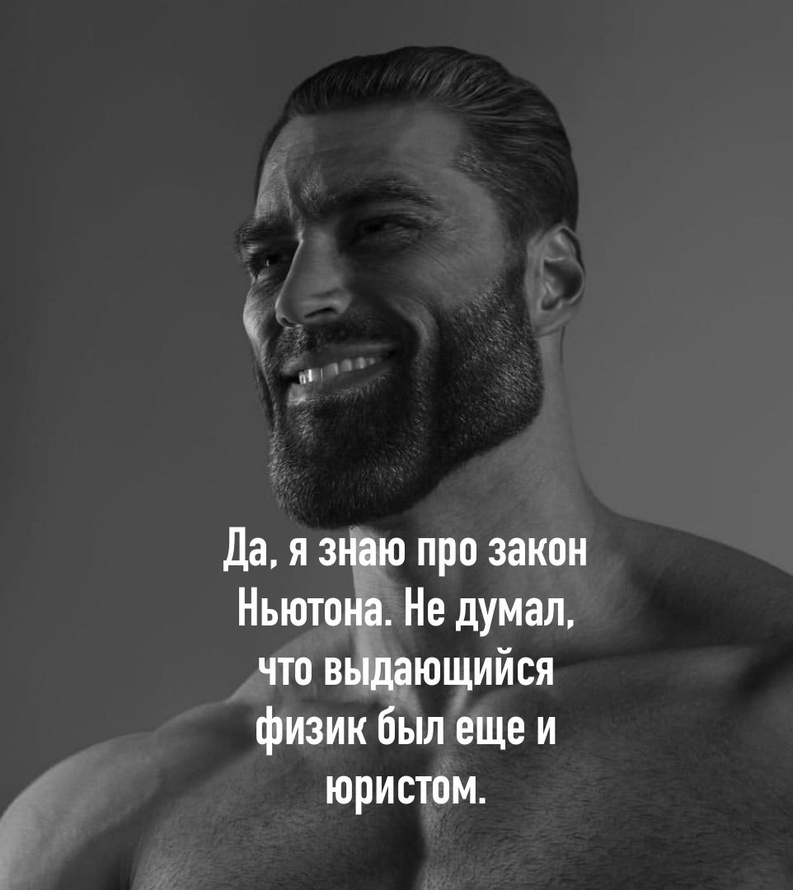
#> input picture kachok.jpg, 793 x 890 px, shrunk from 962 x 1080 before the run
$ python 4zad.py
#> lines starting #> are read from the running program, lines starting #| are printed output that depends on the picture
from PIL import Image, ImageDraw
inp=input().split()
try:
    N1=int(inp[0])
except:
    N1=1
try:
    N2=int(inp[1])
except:
    N2=255
try:
    N=int(inp[2])
except:
    N=14
try:
    image_inp=inp[3]
except:
    image_inp="kachok.jpg"
try:
    image_out=inp[4]
except:
    image_out="out.jpg"
try:
    image=Image.open(image_inp)
#> image is the input picture: PIL image 793x890 RGB; mean R, G, B 75.7, 75.7, 75.7
except:
    print ("Net Faila")
else:
    draw=ImageDraw.Draw(image)
    pix=image.load()
    for i in range (image.size[0]):
        for j in range (image.size[1]):
            a=pix[i,j][0]
            b=pix[i,j][1]
            c=pix[i,j][2]
            if a+b+c>=N1 and a+b+c<=N2:
                draw.point((i,j),(N,N,N))
    image.save(image_out,"jpeg")
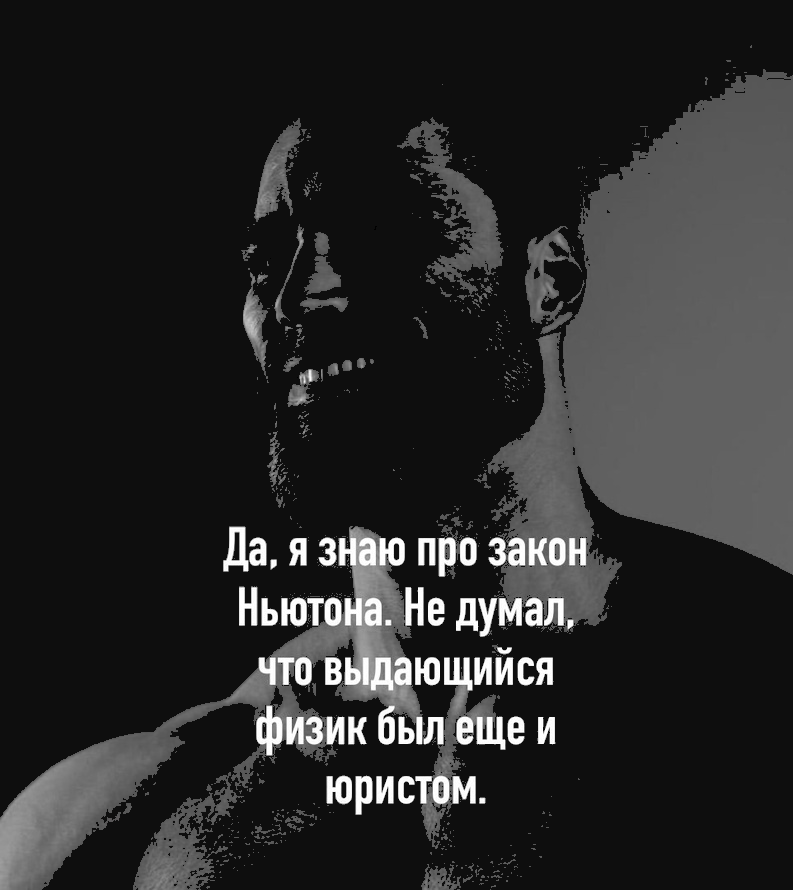
#> saved as out.jpg: PIL image 793x890 RGB; mean R, G, B 40.8, 40.8, 40.8

    image.show()
